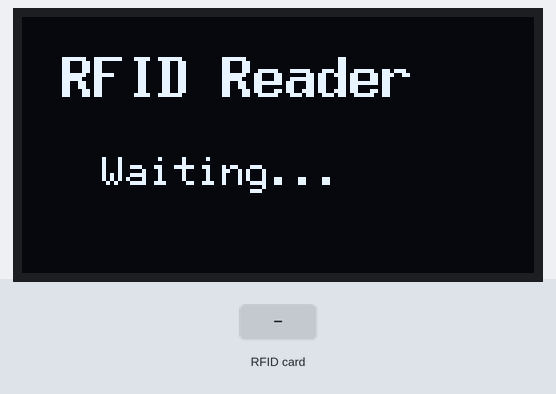
Bench run of a program on a simulated ESP32. On the bench: 128×64 one-colour display. Inputs (shaded band) come from the test bench. What the program prints to the serial monitor is not drawn.

Above: at 1.3 s.
1.4 s: RFID card 5E 7A 19 C4 held to the reader
At 2.8 s:
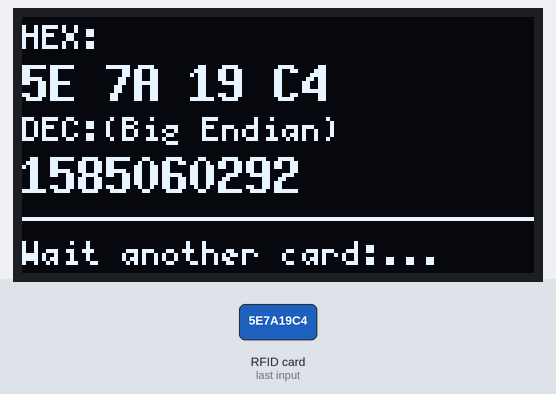
Timing chart, 0 to 4.4 s (numbered marks = the images above; inputs shaded):
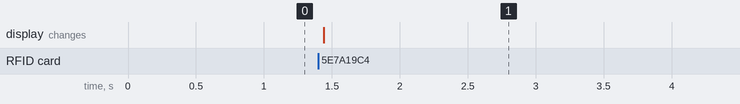

The program:

main.cpp
```cpp
#include <Arduino.h>
#include <SPI.h>
#include <MFRC522.h>
#include <U8g2lib.h>
#include <stdio.h>

// ==============================================================
// 專案邏輯總覽
// --------------------------------------------------------------
// [資料流]
// RC522 讀卡 -> UID 轉碼 (HEX/DEC) -> Serial/OLED 同步輸出
//
// [顯示策略]
// 1) 開機先顯示待機畫面。
// 2) 偵測到新卡後顯示卡片資料。
// 3) 卡片移開後不清畫面，保留最後一次結果。
// 4) 下一張卡進入時才刷新顯示內容。
//
// [效能策略]
// 1) 使用固定緩衝區，避免 String 動態配置。
// 2) HEX/DEC 字串在 loop 內只計算一次，供 Serial 與 OLED 共用。
// ==============================================================

// ── RC522 接腳定義 ──────────────────────────────────────────
// SS 與 RST 可依實際接線調整，需與硬體一致。
#define RC522_SS_PIN  5
#define RC522_RST_PIN 4

// ── OLED SH1106 (I2C 硬體) ──────────────────────────────────
// 模組背面跳線焊在 0x78 側 → 7-bit 位址 0x3C (U8g2 預設值)
// 若跳線改焊至 0x7A 側，需呼叫 u8g2.setI2CAddress(0x7A)
// 本專案採用全緩衝模式（_F_），每次先在記憶體繪圖，再一次送到螢幕。
U8G2_SH1106_128X64_NONAME_F_HW_I2C u8g2(U8G2_R0, U8X8_PIN_NONE);

// ── MFRC522 物件 ────────────────────────────────────────────
// 建立 RC522 讀卡器物件，並帶入 SS / RST 腳位。
MFRC522 rfid(RC522_SS_PIN, RC522_RST_PIN);

// ── 常數 ────────────────────────────────────────────────────
// 序列埠鮑率，需與 Serial Monitor 設定一致。
static const uint32_t SERIAL_BAUD   = 115200;
// UID 字串緩衝區大小：10-byte UID 之 HEX 需最多 30 字元（含空格與結尾字元）。
static const size_t UID_HEX_BUF_LEN = 32;
// 10-byte UID 十進制最大約 25 位數 + 字串結尾字元。
static const size_t UID_DEC_BUF_LEN = 26;

// ── 函式宣告 ────────────────────────────────────────────────
// showWaiting()：顯示開機待機畫面。
// showUID()：顯示卡片 UID（HEX + DEC）與底部等待提示。
// uidToHexCString()：將 UID 位元組陣列轉為大寫 HEX C 字串。
// uidToDecCString()：將 UID 視為 big-endian 無號整數轉十進制 C 字串。
void showWaiting();
void showUID(const char *hexStr, const char *decStr);
void uidToHexCString(const MFRC522::Uid &uid, char *out, size_t outSize);
void uidToDecCString(const MFRC522::Uid &uid, char *out, size_t outSize);

// ════════════════════════════════════════════════════════════
void setup() {
    // 初始化序列埠，用於除錯與顯示讀卡結果。
    Serial.begin(SERIAL_BAUD);

    // 啟動 SPI 匯流排，提供 RC522 通訊。
    SPI.begin();

    // 初始化 RC522 晶片，設定為可讀卡狀態。
    rfid.PCD_Init();

    // 初始化 OLED 顯示器。
    u8g2.begin();

    // 設定預設字型（後續會在不同區塊切換字型）。
    u8g2.setFont(u8g2_font_6x12_tf);

    Serial.println("RFID Reader ready.");

    // 開機先顯示待機畫面，提示使用者可開始刷卡。
    showWaiting();
}

// ════════════════════════════════════════════════════════════
void loop() {
    // 流程說明：
    // 1) PICC_IsNewCardPresent()：檢查是否有「新卡」進入天線範圍。
    // 2) PICC_ReadCardSerial()：若有卡，再嘗試讀取 UID。
    // 只要任一步驟失敗就直接返回，避免無效處理。
    if (!rfid.PICC_IsNewCardPresent() || !rfid.PICC_ReadCardSerial()) {
        return;
    }

    // UID 轉碼只做一次：
    // 後續 Serial 與 OLED 共用同一份結果，避免重複運算。
    char hexStr[UID_HEX_BUF_LEN];
    char decStr[UID_DEC_BUF_LEN];
    uidToHexCString(rfid.uid, hexStr, sizeof(hexStr));
    uidToDecCString(rfid.uid, decStr, sizeof(decStr));

    // Serial 輸出：提供開發/除錯時觀察資料。
    Serial.println("Card detected!");
    Serial.print("UID HEX: "); Serial.println(hexStr);
    Serial.print("UID DEC:(Big Endian) "); Serial.println(decStr);

    // OLED 顯示（含底部等待提示）。
    // showUID() 內部會先 clearBuffer()，因此每次新卡都會覆蓋舊資訊。
    showUID(hexStr, decStr);

    // 讓目前卡片進入 Halt，結束本次交易流程，避免重複觸發。
    rfid.PICC_HaltA();

    // 關閉加密狀態（若有啟用驗證流程時更重要），讓讀卡器回到乾淨狀態。
    rfid.PCD_StopCrypto1();

    // 不清除畫面，保持顯示直到下一張卡感應
}

// ════════════════════════════════════════════════════════════
// 待機畫面
void showWaiting() {
    // 清除緩衝區，避免舊畫面殘留。
    u8g2.clearBuffer();

    // 顯示標題（粗體較醒目）。
    u8g2.setFont(u8g2_font_8x13B_tf);
    u8g2.drawStr(10, 20, "RFID Reader");

    // 顯示待機提示。
    u8g2.setFont(u8g2_font_6x12_tf);
    u8g2.drawStr(20, 42, "Waiting...");

    // 將緩衝區一次送出到 OLED。
    u8g2.sendBuffer();
}

// ────────────────────────────────────────────────────────────
// UID 顯示畫面（HEX + DEC 大端序），底部固定顯示等待提示
void showUID(const char *hexStr, const char *decStr) {
    // 每次顯示新卡前先清空緩衝，確保完整覆蓋前一筆資料。
    u8g2.clearBuffer();

    // 第 1 區：HEX 標籤（小字）。
    u8g2.setFont(u8g2_font_5x7_tf);
    u8g2.drawStr(0, 8, "HEX:");

    // 第 2 區：HEX 值（較大字，提升可讀性）。
    u8g2.setFont(u8g2_font_7x13B_tf);
    u8g2.drawStr(0, 21, hexStr);

    // 第 3 區：DEC 標籤（註明 Big Endian）。
    u8g2.setFont(u8g2_font_5x7_tf);
    u8g2.drawStr(0, 31, "DEC:(Big Endian)");

    // 第 4 區：DEC 值。
    u8g2.setFont(u8g2_font_7x13B_tf);
    u8g2.drawStr(0, 44, decStr);

    // 第 5 區：分隔線，將資料區與狀態提示區分開。
    u8g2.drawHLine(0, 50, 128);

    // 底部狀態列：提示使用者可繼續刷下一張卡。
    u8g2.setFont(u8g2_font_5x7_tf);
    u8g2.drawStr(0, 62, "Wait another card:...");

    // 完成所有繪圖後再一次更新螢幕，避免閃爍。
    u8g2.sendBuffer();
}

// ────────────────────────────────────────────────────────────
// 將 UID 轉換為大寫 HEX 字串，bytes 以空格分隔。
// 例：A3 F2 01 5B
void uidToHexCString(const MFRC522::Uid &uid, char *out, size_t outSize) {
    if (outSize == 0) {
        return;
    }

    out[0] = '\0';
    size_t pos = 0;
    for (uint8_t i = 0; i < uid.size; i++) {
        int written = snprintf(
            out + pos,
            outSize - pos,
            (i == 0) ? "%02X" : " %02X",
            uid.uidByte[i]
        );

        if (written < 0) {
            out[pos] = '\0';
            return;
        }

        size_t w = static_cast<size_t>(written);
        if (w >= (outSize - pos)) {
            // 緩衝區不足時：
            // 1) 保留目前可寫入內容
            // 2) 強制加上字串結尾字元，避免越界或髒資料
            out[outSize - 1] = '\0';
            return;
        }

        pos += w;
    }
}

// ────────────────────────────────────────────────────────────
// 將 UID 轉換為大端序十進制字串。
// 實作採用「十進制位數陣列」而非 uint64_t，原因如下：
// 1) MFRC522 可能讀到 10-byte UID。
// 2) 10-byte 整數可能超出 64-bit 範圍。
// 3) 以位數陣列運算可避免溢位，並保留正確十進制結果。
void uidToDecCString(const MFRC522::Uid &uid, char *out, size_t outSize) {
    if (outSize == 0) {
        return;
    }
    if (outSize == 1) {
        out[0] = '\0';
        return;
    }

    // 以十進制位數陣列表示結果（低位在前）。
    // 每處理一個 byte 就執行：result = result * 256 + byte。
    // 10-byte UID 最大約 25 位十進制，這裡保留 32 位作安全裕度。
    uint8_t digits[32] = {0};
    size_t digitsLen = 1;

    for (uint8_t i = 0; i < uid.size; i++) {
        uint16_t carry = uid.uidByte[i];

        for (size_t j = 0; j < digitsLen; j++) {
            // value 範圍安全：digit(0~9) * 256 + carry，使用 uint16_t 足夠承載。
            uint16_t value = static_cast<uint16_t>(digits[j]) * 256u + carry;
            digits[j] = static_cast<uint8_t>(value % 10u);
            carry = value / 10u;
        }

        // 將剩餘進位轉成新的十進制位數。
        while (carry > 0 && digitsLen < (sizeof(digits) / sizeof(digits[0]))) {
            digits[digitsLen++] = static_cast<uint8_t>(carry % 10u);
            carry /= 10u;
        }
    }

    // 反向輸出（最高位到最低位）。
    size_t outPos = 0;
    for (size_t k = digitsLen; k > 0; k--) {
        if (outPos >= outSize - 1) {
            break;
        }
        out[outPos++] = static_cast<char>('0' + digits[k - 1]);
    }
    out[outPos] = '\0';
}
```

Measured:
- after the input at 1.4 s, the display: changes at once (image 1)
